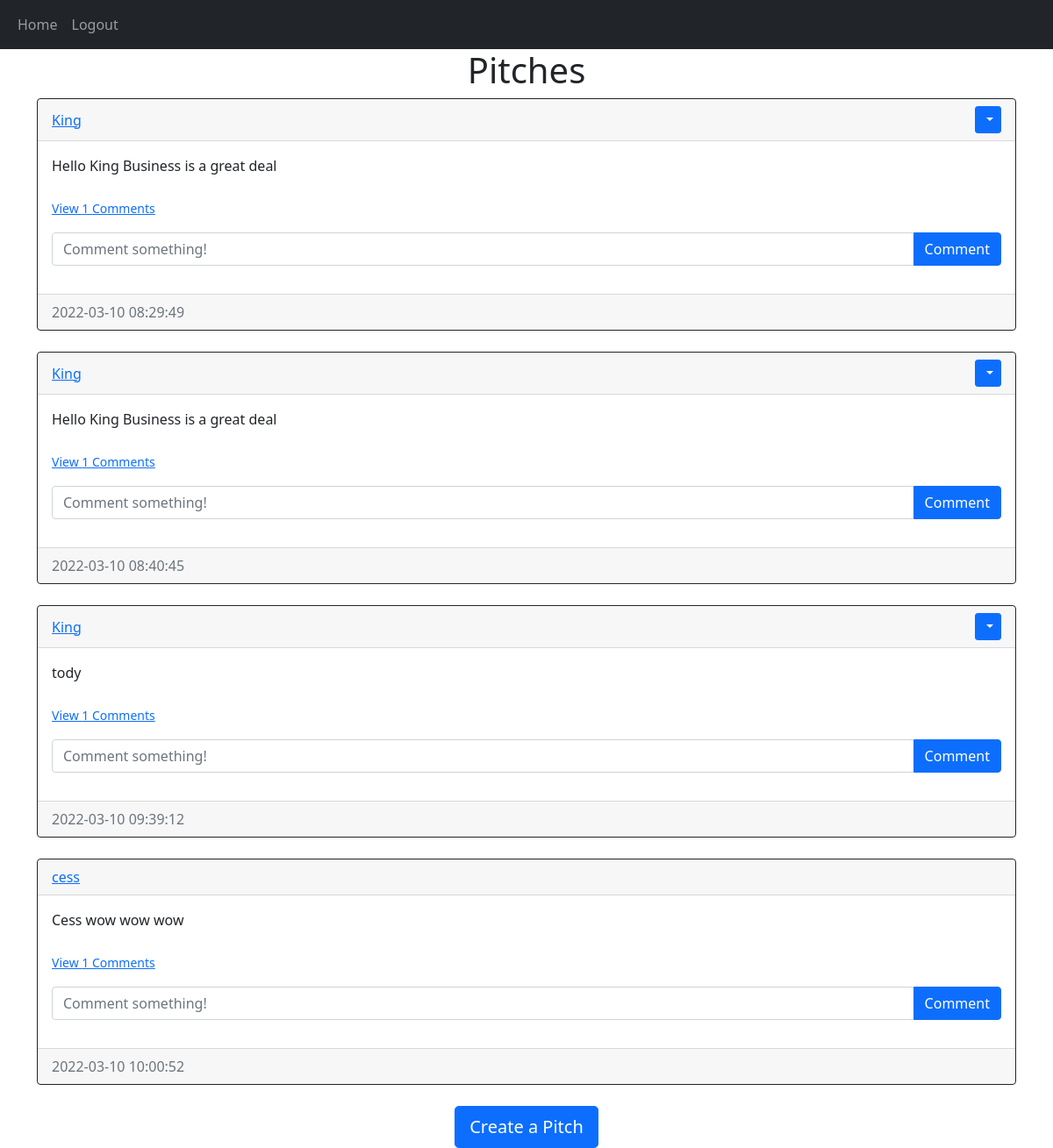
Screenshot of /home (signed in) with the database file from the repository.
### website/models.py (models this page shows)
class Pitch(db.Model):
    id=db.Column(db.Integer,primary_key=True)
    text=db.Column(db.Text,nullable=False)
    date_created=db.Column(db.DateTime(timezone=True),default=func.now())
    author =db.Column(db.Integer,db.ForeignKey('user.id',ondelete='CASCADE'),nullable=False)
    comments = db.relationship('Comment', backref='pitch', passive_deletes=True)

class User(db.Model,UserMixin): #Inherits from db model and userMixin
    id=db.Column(db.Integer,primary_key=True)
    email=db.Column(db.String(150),unique=True) #prevent users with duplicate emails
    username=db.Column(db.String(150),unique=True)
    password=db.Column(db.String(150))
    date_created=db.Column(db.DateTime(timezone=True),default=func.now()) #if nothing is passed,by default the column will be filled by the current time
    pitches=db.relationship('Pitch', backref='user',passive_deletes=True)# backref to allow access to user model
    comments = db.relationship('Comment', backref='user', passive_deletes=True)

### website/views.py (the view)
@views.route("/")
@views.route("/home")
@login_required
def home():
    pitches=Pitch.query.all()
    return render_template("home.html", user=current_user,pitches=pitches)

### website/__init__.py (called while the page is built)
def create_app():
    app = Flask(__name__)
    app.config['SECRET_KEY'] = "helloworld"
    app.config['SQLALCHEMY_DATABASE_URI'] = f'sqlite:///{DB_NAME}'
    db.init_app(app)
    from .views import views
    from .auth import auth
    app.register_blueprint(views, url_prefix="/")
    app.register_blueprint(auth, url_prefix="/")
    from .models import User, Pitch, Comment
    create_database(app)
    login_manager = LoginManager()
    login_manager.login_view = "auth.login"
    login_manager.init_app(app)
    @login_manager.user_loader
    def load_user(id):
        return User.query.get(int(id))
    return app

### website/templates/home.html (shortened to what this page needs)
{% extends "pitch_div.html" %}

### website/templates/pitch_div.html (shortened to what this page needs)
{% extends "base.html" %}
{% block content %}
<h1 align="center" > {%  block header %} Pitches {% endblock %} </h1>
<div id="pitches">
{% for pitch in pitches %}
<div class="card border-dark">
   <div class="card-header d-flex justify-content-between align-items-center">
<a href="/pitches/{{pitch.user.username}}">{{pitch.user.username}}</a>
{% if user.id == pitch.author %}
<div class="btn-group">
<button type="button" class="btn btn-sm btn-primary dropdown-toggle" data-bs-toggle="dropdown">
</button>
</div>
{% endif %}
   </div>
<div class="card-body">
    <div class="card-text">
        {{pitch.text}}
</div>
<br>
  <p class="card-text">
    {% if pitch.comments|length > 0 %}
    <a data-bs-toggle="collapse" href="#comments-{{pitch.id}}" role="button">
      <small>View {{pitch.comments|length}} Comments</small>
    </a>
    {% else %}
    <small class="text-muted">No Comments</small>
    {% endif %}
  </p>
<form class="input-group mb-3"method="POST"action="/create-comment/{{pitch.id}}">
<input
  type="text" id="text"name="text"class="form-control"placeholder="Comment something!"/>
<button type="submit" class="btn btn-primary">Comment</button>
</form>
</div>
<div class="card-footer text-muted">
    {{pitch.date_created}}
</div>
</div>
<br >{% endfor %}
</div>
 {% block footer %}
<div align="center">
<a href="/create-pitch">  <button class="btn btn-primary btn-lg" type="button"> Create a Pitch</button>  </a>
</div>
{% endblock %}
{% endblock %}

### rows the page displays
Pitch: user.username "King", text "Hello King Business is a great deal", comments|length "1", date_created "2022-03-10 08:29:49"
Pitch: user.username "King", text "Hello King Business is a great deal", comments|length "1", date_created "2022-03-10 08:40:45"
Pitch: user.username "King", text "tody", comments|length "1", date_created "2022-03-10 09:39:12"
Pitch: user.username "cess", text "Cess wow wow wow", comments|length "1", date_created "2022-03-10 10:00:52"
